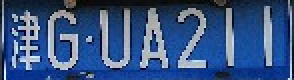
#> input picture examples/cv40examples-main/code/13车牌识别/gg.bmp, 147 x 40 px, found by its file name (shown 2 times larger)
$ python '例13.2-函数实现.py'
#> lines starting #> are read from the running program, lines starting #| are printed output that depends on the picture; after the words box and inside, x2 and y2 are one past the last pixel; in counts of white or black regions, pixels touching at a corner belong together
#> further down, image is the input picture: shape (40, 147, 3); mean B, G, R 129.7, 83.3, 54.8
# -*- coding: utf-8 -*-
"""
Created on Tue Jul 20 07:26:46 2021

@author: 李立宗  lilizong@gmail.com
微信公众号：计算机视觉之光（微信号cvlight）
计算机视觉40个经典案例——从入门到深度学习（python+OpenCV）（待定名称）
李立宗 著     电子工业出版社
"""

import cv2

#=============图像预处理===============
def preprocessor(image):
    # cv2.imshow("original",image)
    # -------图像去噪灰度处理F1-------
    image = cv2.GaussianBlur(image, (3, 3), 0)
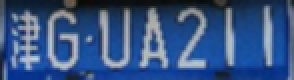
#> image: shape (40, 147, 3) (shown 2 times larger); mean of channels 0, 1, 2 130.2, 83.7, 55.1; drawn as B, G, R
    # cv2.imshow("GaussianBlur",image)
    # -------色彩空间转换F2-------
    grayImage = cv2.cvtColor(image, cv2.COLOR_RGB2GRAY)
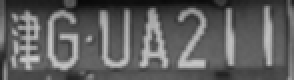
#> grayImage: shape (40, 147) (shown 2 times larger); min 8, max 211, mean 94.3
    # cv2.imshow("gray",grayImage)
    # -------阈值处理（二值化）F3 -------
    ret, image = cv2.threshold(grayImage, 0, 255, cv2.THRESH_OTSU)
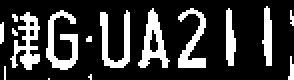
#> image: shape (40, 147) (shown 2 times larger); 22.2% white; 16 white regions (7 under 20 px), largest, box (x1, y1, x2, y2) and area: (23, 5, 39, 35) 218, (69, 4, 85, 34) 204, (5, 6, 20, 35) 203
#> ret = 117
    # cv2.imshow("threshold",image)
    #-------膨胀处理F4，让一个字构成一个整体（大多数字不是一体的，是分散的）--------
    kernel = cv2.getStructuringElement(cv2.MORPH_RECT, (2, 2))
    image = cv2.dilate(image, kernel)
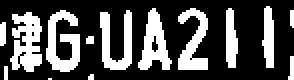
#> image: shape (40, 147) (shown 2 times larger); 30.8% white; 14 white regions (5 under 20 px)
    # cv2.imshow("dilate",image)
    return image
#=============拆分车牌，将车牌内各个字符分离===============
def splitPlate(image):
    o=image.copy()
    # -------查找轮廓F5，各个字符的轮廓及噪声点轮廓---------------
    contours, hierarchy = cv2.findContours(image, cv2.RETR_EXTERNAL, cv2.CHAIN_APPROX_SIMPLE)
#> contours = 14 contours, 6 with area under 20; largest, box (x1, y1, x2, y2) and area: (5, 6, 21, 36) 270, (69, 4, 86, 35) 245, (23, 5, 40, 36) 233, (89, 4, 104, 35) 204, (50, 5, 66, 35) 200, (131, 3, 137, 34) 111, (113, 4, 119, 34) 110, (0, 11, 3, 23) 21
    x = cv2.drawContours(o.copy(), contours, -1, (0, 0, 255), 1)
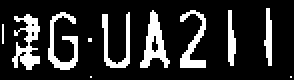
#> x: shape (40, 147) (shown 2 times larger); 17.4% white; 11 white regions (4 under 20 px), largest, box (x1, y1, x2, y2) and area: (6, 7, 20, 35) 196, (70, 5, 85, 34) 191, (24, 6, 39, 35) 169
    # cv2.imshow("contours",x)
    # print("共找到轮廓个数：",len(contours))  #测试语句：看看找到多少个轮廓
    # -------------遍历所有轮廓,寻找最小包围框F6------------------
    chars = []
    for item in contours:
        rect = cv2.boundingRect(item)
        x,y,w,h = cv2.boundingRect(item)
        chars.append(rect)
        cv2.rectangle(o,(x,y),(x+w,y+h),(0,0,255),1)
#> this loop made 14 passes
#> (x, y, w, h) on passes 2, 4, 5, 6, 7, 9, 10, 11, 12, 13, 14: (44, 37, 3, 3), (144, 28, 3, 12), (43, 18, 4, 4), (0, 11, 3, 12), (5, 6, 16, 30), (50, 5, 16, 30), (23, 5, 17, 31), (113, 4, 6, 30), (89, 4, 15, 31), (69, 4, 17, 31), (131, 3, 6, 31)
#> (item, x, y, w, h) on passes 1, 3, 8: ([[24, 39], [25, 39]], 24, 39, 2, 1), ([[2, 33], [2, 39], [3, 39], [3, 33]], 2, 33, 2, 7), ([[145, 5], [145, 12], [146, 13], [146, 5]], 145, 5, 2, 9)
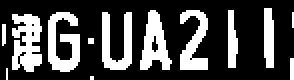
#> o: shape (40, 147) (shown 2 times larger); 28.8% white; 13 white regions (4 under 20 px), largest, box (x1, y1, x2, y2) and area: (6, 7, 21, 36) 318, (24, 6, 40, 36) 290, (70, 5, 86, 35) 266
#> after the loop, chars = [(24, 39, 2, 1), (44, 37, 3, 3), (2, 33, 2, 7), (144, 28, 3, 12), (43, 18, 4, 4), (0, 11, 3, 12), (5, 6, 16, 30), (145, 5, 2, 9), (50, 5, 16, 30), (23, 5, 17, 31), (113, 4, 6, 30), (89, 4, 15, 31), (69, 4, 17, 31), (131, 3, 6, 31)]
    # cv2.imshow("contours2",o)
    # --------------将包围框按照x轴坐标值排序（自左向右排序）--------------
    chars = sorted(chars,key=lambda s:s[0],reverse=False)
#> chars = [(0, 11, 3, 12), (2, 33, 2, 7), (5, 6, 16, 30), (23, 5, 17, 31), (24, 39, 2, 1), (43, 18, 4, 4), (44, 37, 3, 3), (50, 5, 16, 30), (69, 4, 17, 31), (89, 4, 15, 31), (113, 4, 6, 30), (131, 3, 6, 31), (144, 28, 3, 12), (145, 5, 2, 9)]
    # --------将字符的轮廓筛选出来F7-------------------
    #逐个遍历包围框，高宽比在1.5-8之间，宽度大于3个像素，判定为字符
    plateChars = []
    for word in chars:
        if (word[3] > (word[2] * 1.5)) and (word[3] < (word[2] * 8)) and (word[2] > 3):
            plateChar = image[word[1]:word[1] + word[3], word[0]:word[0] + word[2]]
            plateChars.append(plateChar)
#> this loop made 14 passes
#> after the loop, plateChars = 7 items
    # --------------测试语句：查看各个字符-------------------
    # for i,im in enumerate(plateChars):
    #     cv2.imshow("char"+str(i),im)
    return plateChars

#=====主程序=====
image=cv2.imread("gg.bmp")
cv2.imshow("original",image)
image=preprocessor(image)               #预处理
cv2.imshow("imagePre",image)          #测试语句，看看预处理结果
plates=splitPlate(image)                #分割车牌，将每个字符独立出来
#> plates = 7 items
for i,im in enumerate(plates):
    cv2.imshow("char2"+str(i),im)
#> this loop made 7 passes
cv2.waitKey()
cv2.destroyAllWindows()
